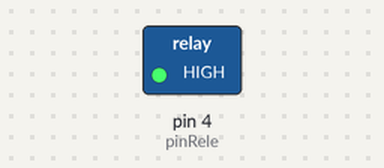
Bench run of a sketch on a simulated Arduino Uno, built with avr-gcc and run on an emulated ATmega328P. Parts: switched loads named in the sketch (green lamp = pin HIGH). Dashed ring = blinking. What the sketch prints to the serial monitor is not drawn.

Above: at 0.5 s.
Timing chart, 0 to 4.6 s (numbered marks = the images above):
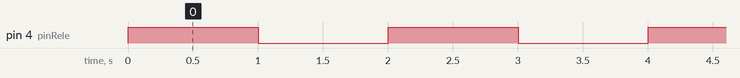

Measured:
- by itself, pin 4 (pinRele): alternates HIGH for 1.0 s and LOW for 1.0 s

The sketch:

Q1091-Sketch.ino
```cpp
//Definição do uso dos pinos do Arduino
#define pinRele 4    //am


//Configuração do projeto no Arduino
void setup() {
  //INICIA COMUNICACAO SERIAL
  Serial.begin(9600);

  //Configura o estado das portas do Arduino
  pinMode(pinRele, OUTPUT);
}

void loop() {

  //Teste do Relé
  digitalWrite(pinRele, HIGH);
  Serial.println("Estado do Rele: LIGADO");
  delay(1000);

  digitalWrite(pinRele, LOW);
  Serial.println("Estado do Rele: DESLIGADO");
  delay(1000);
}
```
